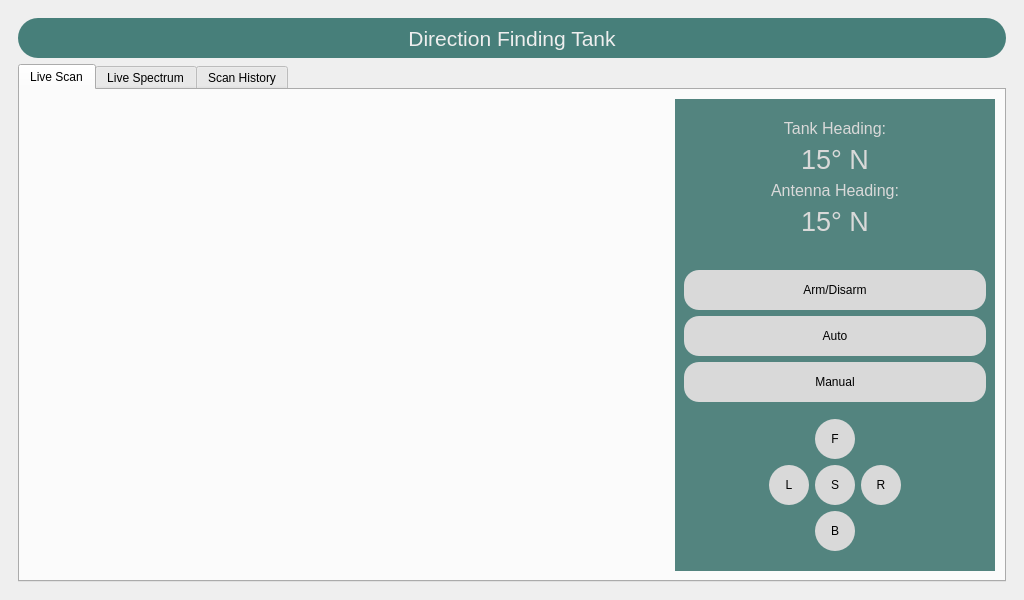
<?xml version="1.0" encoding="UTF-8"?>
<ui version="4.0">
 <class>MainWindow</class>
 <widget class="QMainWindow" name="MainWindow">
  <property name="geometry">
   <rect>
    <x>0</x>
    <y>0</y>
    <width>1024</width>
    <height>600</height>
   </rect>
  </property>
  <property name="windowTitle">
   <string>MainWindow</string>
  </property>
  <widget class="QWidget" name="centralwidget">
   <layout class="QGridLayout" name="gridLayout_2">
    <item row="0" column="0">
     <widget class="QStackedWidget" name="stackedWidget">
      <property name="currentIndex">
       <number>1</number>
      </property>
      <widget class="QWidget" name="splash_screen">
       <layout class="QGridLayout" name="gridLayout_7">
        <item row="0" column="0">
         <layout class="QGridLayout" name="gridLayout">
          <item row="2" column="1" alignment="Qt::AlignHCenter">
           <widget class="QLabel" name="label">
            <property name="sizePolicy">
             <sizepolicy hsizetype="Fixed" vsizetype="Fixed">
              <horstretch>0</horstretch>
              <verstretch>0</verstretch>
             </sizepolicy>
            </property>
            <property name="minimumSize">
             <size>
              <width>370</width>
              <height>270</height>
             </size>
            </property>
            <property name="maximumSize">
             <size>
              <width>370</width>
              <height>270</height>
             </size>
            </property>
            <property name="text">
             <string/>
            </property>
            <property name="pixmap">
             <pixmap resource="resources.qrc">:/icons/resources/prince_sattam_logo.png</pixmap>
            </property>
            <property name="scaledContents">
             <bool>true</bool>
            </property>
           </widget>
          </item>
          <item row="5" column="0">
           <spacer name="horizontalSpacer">
            <property name="orientation">
             <enum>Qt::Horizontal</enum>
            </property>
            <property name="sizeType">
             <enum>QSizePolicy::Minimum</enum>
            </property>
            <property name="sizeHint" stdset="0">
             <size>
              <width>40</width>
              <height>20</height>
             </size>
            </property>
           </spacer>
          </item>
          <item row="3" column="1">
           <spacer name="verticalSpacer_2">
            <property name="orientation">
             <enum>Qt::Vertical</enum>
            </property>
            <property name="sizeHint" stdset="0">
             <size>
              <width>20</width>
              <height>40</height>
             </size>
            </property>
           </spacer>
          </item>
          <item row="0" column="1">
           <spacer name="verticalSpacer_9">
            <property name="orientation">
             <enum>Qt::Vertical</enum>
            </property>
            <property name="sizeHint" stdset="0">
             <size>
              <width>20</width>
              <height>40</height>
             </size>
            </property>
           </spacer>
          </item>
          <item row="1" column="1">
           <spacer name="verticalSpacer_3">
            <property name="orientation">
             <enum>Qt::Vertical</enum>
            </property>
            <property name="sizeHint" stdset="0">
             <size>
              <width>20</width>
              <height>40</height>
             </size>
            </property>
           </spacer>
          </item>
          <item row="5" column="1">
           <widget class="QProgressBar" name="progressBar">
            <property name="minimumSize">
             <size>
              <width>0</width>
              <height>30</height>
             </size>
            </property>
            <property name="styleSheet">
             <string notr="true">QProgressBar {
    border-radius: 15px;
    text-align: center;

}

QProgressBar::chunk {
    border-radius: 15px;
    background-color: #477F7A;
}
</string>
            </property>
            <property name="value">
             <number>0</number>
            </property>
            <property name="textVisible">
             <bool>true</bool>
            </property>
           </widget>
          </item>
          <item row="8" column="1">
           <spacer name="verticalSpacer_10">
            <property name="orientation">
             <enum>Qt::Vertical</enum>
            </property>
            <property name="sizeHint" stdset="0">
             <size>
              <width>20</width>
              <height>40</height>
             </size>
            </property>
           </spacer>
          </item>
          <item row="5" column="2">
           <spacer name="horizontalSpacer_2">
            <property name="orientation">
             <enum>Qt::Horizontal</enum>
            </property>
            <property name="sizeType">
             <enum>QSizePolicy::Minimum</enum>
            </property>
            <property name="sizeHint" stdset="0">
             <size>
              <width>40</width>
              <height>20</height>
             </size>
            </property>
           </spacer>
          </item>
          <item row="7" column="1">
           <spacer name="verticalSpacer">
            <property name="orientation">
             <enum>Qt::Vertical</enum>
            </property>
            <property name="sizeHint" stdset="0">
             <size>
              <width>20</width>
              <height>40</height>
             </size>
            </property>
           </spacer>
          </item>
          <item row="6" column="1">
           <widget class="QLabel" name="progress_update_label">
            <property name="text">
             <string/>
            </property>
            <property name="alignment">
             <set>Qt::AlignLeading|Qt::AlignLeft|Qt::AlignVCenter</set>
            </property>
           </widget>
          </item>
         </layout>
        </item>
       </layout>
      </widget>
      <widget class="QWidget" name="visualization_page">
       <layout class="QVBoxLayout" name="verticalLayout">
        <item>
         <widget class="QLabel" name="label_2">
          <property name="minimumSize">
           <size>
            <width>0</width>
            <height>40</height>
           </size>
          </property>
          <property name="font">
           <font>
            <pointsize>16</pointsize>
           </font>
          </property>
          <property name="styleSheet">
           <string notr="true">QLabel{
background-color: #477F7A;
border-radius: 20px;
color: #EEEEEE;
}</string>
          </property>
          <property name="text">
           <string>Direction Finding Tank</string>
          </property>
          <property name="alignment">
           <set>Qt::AlignCenter</set>
          </property>
         </widget>
        </item>
        <item>
         <widget class="QTabWidget" name="TabWidget">
          <property name="currentIndex">
           <number>0</number>
          </property>
          <widget class="QWidget" name="Scanner">
           <attribute name="title">
            <string>Live Scan</string>
           </attribute>
           <layout class="QGridLayout" name="gridLayout_6">
            <item row="0" column="0">
             <layout class="QGridLayout" name="gridLayout_3">
              <item row="0" column="0" rowspan="2" colspan="2">
               <layout class="QVBoxLayout" name="plot_layout">
                <item>
                 <widget class="MplRadar" name="radar_plot" native="true"/>
                </item>
               </layout>
              </item>
              <item row="0" column="2" rowspan="2">
               <widget class="QWidget" name="widget" native="true">
                <property name="styleSheet">
                 <string notr="true">QWidget{
	background-color: #53847F;
}</string>
                </property>
                <layout class="QVBoxLayout" name="verticalLayout_2">
                 <item>
                  <spacer name="verticalSpacer_7">
                   <property name="orientation">
                    <enum>Qt::Vertical</enum>
                   </property>
                   <property name="sizeHint" stdset="0">
                    <size>
                     <width>20</width>
                     <height>40</height>
                    </size>
                   </property>
                  </spacer>
                 </item>
                 <item>
                  <widget class="QLabel" name="label_3">
                   <property name="sizePolicy">
                    <sizepolicy hsizetype="Preferred" vsizetype="Minimum">
                     <horstretch>0</horstretch>
                     <verstretch>0</verstretch>
                    </sizepolicy>
                   </property>
                   <property name="font">
                    <font>
                     <pointsize>12</pointsize>
                    </font>
                   </property>
                   <property name="styleSheet">
                    <string notr="true">color: #D9D9D9;</string>
                   </property>
                   <property name="text">
                    <string>Tank Heading:</string>
                   </property>
                   <property name="alignment">
                    <set>Qt::AlignCenter</set>
                   </property>
                  </widget>
                 </item>
                 <item>
                  <widget class="QLabel" name="tank_heading">
                   <property name="sizePolicy">
                    <sizepolicy hsizetype="Preferred" vsizetype="Minimum">
                     <horstretch>0</horstretch>
                     <verstretch>0</verstretch>
                    </sizepolicy>
                   </property>
                   <property name="font">
                    <font>
                     <pointsize>20</pointsize>
                    </font>
                   </property>
                   <property name="styleSheet">
                    <string notr="true">color: #D9D9D9;</string>
                   </property>
                   <property name="text">
                    <string>15° N</string>
                   </property>
                   <property name="alignment">
                    <set>Qt::AlignCenter</set>
                   </property>
                  </widget>
                 </item>
                 <item>
                  <widget class="QLabel" name="label_5">
                   <property name="sizePolicy">
                    <sizepolicy hsizetype="Preferred" vsizetype="Minimum">
                     <horstretch>0</horstretch>
                     <verstretch>0</verstretch>
                    </sizepolicy>
                   </property>
                   <property name="font">
                    <font>
                     <pointsize>12</pointsize>
                    </font>
                   </property>
                   <property name="styleSheet">
                    <string notr="true">color: #D9D9D9;</string>
                   </property>
                   <property name="text">
                    <string>Antenna Heading:</string>
                   </property>
                   <property name="alignment">
                    <set>Qt::AlignCenter</set>
                   </property>
                  </widget>
                 </item>
                 <item>
                  <widget class="QLabel" name="antenna_heading">
                   <property name="sizePolicy">
                    <sizepolicy hsizetype="Preferred" vsizetype="Minimum">
                     <horstretch>0</horstretch>
                     <verstretch>0</verstretch>
                    </sizepolicy>
                   </property>
                   <property name="font">
                    <font>
                     <pointsize>20</pointsize>
                    </font>
                   </property>
                   <property name="styleSheet">
                    <string notr="true">color: #D9D9D9;</string>
                   </property>
                   <property name="text">
                    <string>15° N</string>
                   </property>
                   <property name="alignment">
                    <set>Qt::AlignCenter</set>
                   </property>
                  </widget>
                 </item>
                 <item>
                  <spacer name="verticalSpacer_4">
                   <property name="orientation">
                    <enum>Qt::Vertical</enum>
                   </property>
                   <property name="sizeHint" stdset="0">
                    <size>
                     <width>20</width>
                     <height>40</height>
                    </size>
                   </property>
                  </spacer>
                 </item>
                 <item>
                  <spacer name="verticalSpacer_8">
                   <property name="orientation">
                    <enum>Qt::Vertical</enum>
                   </property>
                   <property name="sizeHint" stdset="0">
                    <size>
                     <width>20</width>
                     <height>40</height>
                    </size>
                   </property>
                  </spacer>
                 </item>
                 <item>
                  <layout class="QGridLayout" name="gridLayout_4">
                   <item row="1" column="1" colspan="3">
                    <widget class="QPushButton" name="pushButton_3">
                     <property name="minimumSize">
                      <size>
                       <width>80</width>
                       <height>40</height>
                      </size>
                     </property>
                     <property name="font">
                      <font>
                       <pointsize>9</pointsize>
                      </font>
                     </property>
                     <property name="styleSheet">
                      <string notr="true">QPushButton{
	background-color: #D9D9D9;
	border-radius: 15px;
}</string>
                     </property>
                     <property name="text">
                      <string>Arm/Disarm</string>
                     </property>
                    </widget>
                   </item>
                   <item row="2" column="1" colspan="3">
                    <widget class="QPushButton" name="pushButton">
                     <property name="minimumSize">
                      <size>
                       <width>80</width>
                       <height>40</height>
                      </size>
                     </property>
                     <property name="font">
                      <font>
                       <pointsize>9</pointsize>
                      </font>
                     </property>
                     <property name="styleSheet">
                      <string notr="true">QPushButton{
	background-color: #D9D9D9;
	border-radius: 15px;
}</string>
                     </property>
                     <property name="text">
                      <string>Auto</string>
                     </property>
                    </widget>
                   </item>
                   <item row="3" column="1" colspan="3">
                    <widget class="QPushButton" name="pushButton_2">
                     <property name="minimumSize">
                      <size>
                       <width>80</width>
                       <height>40</height>
                      </size>
                     </property>
                     <property name="font">
                      <font>
                       <pointsize>9</pointsize>
                      </font>
                     </property>
                     <property name="styleSheet">
                      <string notr="true">QPushButton{
	background-color: #D9D9D9;
	border-radius: 15px;
}</string>
                     </property>
                     <property name="text">
                      <string>Manual</string>
                     </property>
                    </widget>
                   </item>
                   <item row="4" column="2">
                    <spacer name="verticalSpacer_5">
                     <property name="orientation">
                      <enum>Qt::Vertical</enum>
                     </property>
                     <property name="sizeHint" stdset="0">
                      <size>
                       <width>20</width>
                       <height>40</height>
                      </size>
                     </property>
                    </spacer>
                   </item>
                   <item row="0" column="1">
                    <widget class="MplWidget" name="plot_0_degrees" native="true"/>
                   </item>
                  </layout>
                 </item>
                 <item>
                  <layout class="QGridLayout" name="gridLayout_5">
                   <item row="1" column="0" alignment="Qt::AlignRight">
                    <widget class="QPushButton" name="left_button">
                     <property name="sizePolicy">
                      <sizepolicy hsizetype="Fixed" vsizetype="Fixed">
                       <horstretch>0</horstretch>
                       <verstretch>0</verstretch>
                      </sizepolicy>
                     </property>
                     <property name="styleSheet">
                      <string notr="true">QPushButton{
	background-color: #D9D9D9;
	width: 40px;
	height: 40px;
	border-radius: 20px;
}</string>
                     </property>
                     <property name="text">
                      <string>L</string>
                     </property>
                    </widget>
                   </item>
                   <item row="3" column="1">
                    <spacer name="verticalSpacer_11">
                     <property name="orientation">
                      <enum>Qt::Vertical</enum>
                     </property>
                     <property name="sizeHint" stdset="0">
                      <size>
                       <width>20</width>
                       <height>40</height>
                      </size>
                     </property>
                    </spacer>
                   </item>
                   <item row="1" column="1">
                    <widget class="QPushButton" name="stop_button">
                     <property name="sizePolicy">
                      <sizepolicy hsizetype="Minimum" vsizetype="Minimum">
                       <horstretch>0</horstretch>
                       <verstretch>0</verstretch>
                      </sizepolicy>
                     </property>
                     <property name="styleSheet">
                      <string notr="true">QPushButton{
	background-color: #D9D9D9;
	width: 40px;
	height: 40px;
	border-radius: 20px;
}</string>
                     </property>
                     <property name="text">
                      <string>S</string>
                     </property>
                    </widget>
                   </item>
                   <item row="2" column="1">
                    <widget class="QPushButton" name="backward_button">
                     <property name="sizePolicy">
                      <sizepolicy hsizetype="Fixed" vsizetype="Fixed">
                       <horstretch>0</horstretch>
                       <verstretch>0</verstretch>
                      </sizepolicy>
                     </property>
                     <property name="styleSheet">
                      <string notr="true">QPushButton{
	background-color: #D9D9D9;
	width: 40px;
	height: 40px;
	border-radius: 20px;
}</string>
                     </property>
                     <property name="text">
                      <string>B</string>
                     </property>
                    </widget>
                   </item>
                   <item row="1" column="2" alignment="Qt::AlignLeft">
                    <widget class="QPushButton" name="right_button">
                     <property name="sizePolicy">
                      <sizepolicy hsizetype="Fixed" vsizetype="Fixed">
                       <horstretch>0</horstretch>
                       <verstretch>0</verstretch>
                      </sizepolicy>
                     </property>
                     <property name="styleSheet">
                      <string notr="true">QPushButton{
	background-color: #D9D9D9;
	width: 40px;
	height: 40px;
	border-radius: 20px;
}</string>
                     </property>
                     <property name="text">
                      <string>R</string>
                     </property>
                    </widget>
                   </item>
                   <item row="0" column="1">
                    <widget class="QPushButton" name="forward_button">
                     <property name="sizePolicy">
                      <sizepolicy hsizetype="Fixed" vsizetype="Fixed">
                       <horstretch>0</horstretch>
                       <verstretch>0</verstretch>
                      </sizepolicy>
                     </property>
                     <property name="styleSheet">
                      <string notr="true">QPushButton{
	background-color: #D9D9D9;
	width: 40px;
	height: 40px;
	border-radius: 20px;
}</string>
                     </property>
                     <property name="text">
                      <string>F</string>
                     </property>
                    </widget>
                   </item>
                  </layout>
                 </item>
                </layout>
               </widget>
              </item>
             </layout>
            </item>
           </layout>
          </widget>
          <widget class="QWidget" name="LiveSpectrum">
           <attribute name="title">
            <string>Live Spectrum</string>
           </attribute>
           <layout class="QGridLayout" name="gridLayout_13" columnstretch="2,1">
            <item row="0" column="0">
             <layout class="QGridLayout" name="gridLayout_8">
              <item row="0" column="1">
               <widget class="MplWidget" name="plot_0" native="true"/>
              </item>
             </layout>
            </item>
            <item row="0" column="1">
             <widget class="QWidget" name="widget_2" native="true">
              <property name="styleSheet">
               <string notr="true">QWidget{
	background-color: #53847F;
}</string>
              </property>
              <layout class="QVBoxLayout" name="verticalLayout_3">
               <item>
                <spacer name="verticalSpacer_12">
                 <property name="orientation">
                  <enum>Qt::Vertical</enum>
                 </property>
                 <property name="sizeHint" stdset="0">
                  <size>
                   <width>20</width>
                   <height>40</height>
                  </size>
                 </property>
                </spacer>
               </item>
               <item>
                <widget class="QLabel" name="label_4">
                 <property name="sizePolicy">
                  <sizepolicy hsizetype="Preferred" vsizetype="Minimum">
                   <horstretch>0</horstretch>
                   <verstretch>0</verstretch>
                  </sizepolicy>
                 </property>
                 <property name="font">
                  <font>
                   <pointsize>12</pointsize>
                  </font>
                 </property>
                 <property name="styleSheet">
                  <string notr="true">color: #D9D9D9;</string>
                 </property>
                 <property name="text">
                  <string>Tank Heading:</string>
                 </property>
                 <property name="alignment">
                  <set>Qt::AlignCenter</set>
                 </property>
                </widget>
               </item>
               <item>
                <widget class="QLabel" name="tank_heading_2">
                 <property name="sizePolicy">
                  <sizepolicy hsizetype="Preferred" vsizetype="Minimum">
                   <horstretch>0</horstretch>
                   <verstretch>0</verstretch>
                  </sizepolicy>
                 </property>
                 <property name="font">
                  <font>
                   <pointsize>20</pointsize>
                  </font>
                 </property>
                 <property name="styleSheet">
                  <string notr="true">color: #D9D9D9;</string>
                 </property>
                 <property name="text">
                  <string>15° N</string>
                 </property>
                 <property name="alignment">
                  <set>Qt::AlignCenter</set>
                 </property>
                </widget>
               </item>
               <item>
                <widget class="QLabel" name="label_6">
                 <property name="sizePolicy">
                  <sizepolicy hsizetype="Preferred" vsizetype="Minimum">
                   <horstretch>0</horstretch>
                   <verstretch>0</verstretch>
                  </sizepolicy>
                 </property>
                 <property name="font">
                  <font>
                   <pointsize>12</pointsize>
                  </font>
                 </property>
                 <property name="styleSheet">
                  <string notr="true">color: #D9D9D9;</string>
                 </property>
                 <property name="text">
                  <string>Antenna Heading:</string>
                 </property>
                 <property name="alignment">
                  <set>Qt::AlignCenter</set>
                 </property>
                </widget>
               </item>
               <item>
                <widget class="QLabel" name="antenna_heading_2">
                 <property name="sizePolicy">
                  <sizepolicy hsizetype="Preferred" vsizetype="Minimum">
                   <horstretch>0</horstretch>
                   <verstretch>0</verstretch>
                  </sizepolicy>
                 </property>
                 <property name="font">
                  <font>
                   <pointsize>20</pointsize>
                  </font>
                 </property>
                 <property name="styleSheet">
                  <string notr="true">color: #D9D9D9;</string>
                 </property>
                 <property name="text">
                  <string>15° N</string>
                 </property>
                 <property name="alignment">
                  <set>Qt::AlignCenter</set>
                 </property>
                </widget>
               </item>
               <item>
                <spacer name="verticalSpacer_6">
                 <property name="orientation">
                  <enum>Qt::Vertical</enum>
                 </property>
                 <property name="sizeHint" stdset="0">
                  <size>
                   <width>20</width>
                   <height>40</height>
                  </size>
                 </property>
                </spacer>
               </item>
               <item>
                <spacer name="verticalSpacer_13">
                 <property name="orientation">
                  <enum>Qt::Vertical</enum>
                 </property>
                 <property name="sizeHint" stdset="0">
                  <size>
                   <width>20</width>
                   <height>40</height>
                  </size>
                 </property>
                </spacer>
               </item>
               <item>
                <layout class="QGridLayout" name="gridLayout_9">
                 <item row="3" column="2">
                  <spacer name="verticalSpacer_14">
                   <property name="orientation">
                    <enum>Qt::Vertical</enum>
                   </property>
                   <property name="sizeHint" stdset="0">
                    <size>
                     <width>20</width>
                     <height>40</height>
                    </size>
                   </property>
                  </spacer>
                 </item>
                 <item row="2" column="1" colspan="3">
                  <widget class="QPushButton" name="pushButton_4">
                   <property name="minimumSize">
                    <size>
                     <width>80</width>
                     <height>40</height>
                    </size>
                   </property>
                   <property name="font">
                    <font>
                     <pointsize>9</pointsize>
                    </font>
                   </property>
                   <property name="styleSheet">
                    <string notr="true">QPushButton{
	background-color: #D9D9D9;
	border-radius: 15px;
}</string>
                   </property>
                   <property name="text">
                    <string>Manual</string>
                   </property>
                  </widget>
                 </item>
                 <item row="1" column="1" colspan="3">
                  <widget class="QPushButton" name="pushButton_5">
                   <property name="minimumSize">
                    <size>
                     <width>80</width>
                     <height>40</height>
                    </size>
                   </property>
                   <property name="font">
                    <font>
                     <pointsize>9</pointsize>
                    </font>
                   </property>
                   <property name="styleSheet">
                    <string notr="true">QPushButton{
	background-color: #D9D9D9;
	border-radius: 15px;
}</string>
                   </property>
                   <property name="text">
                    <string>Auto</string>
                   </property>
                  </widget>
                 </item>
                 <item row="0" column="1" colspan="3">
                  <widget class="QPushButton" name="pushButton_6">
                   <property name="minimumSize">
                    <size>
                     <width>80</width>
                     <height>40</height>
                    </size>
                   </property>
                   <property name="font">
                    <font>
                     <pointsize>9</pointsize>
                    </font>
                   </property>
                   <property name="styleSheet">
                    <string notr="true">QPushButton{
	background-color: #D9D9D9;
	border-radius: 15px;
}</string>
                   </property>
                   <property name="text">
                    <string>Arm/Disarm</string>
                   </property>
                  </widget>
                 </item>
                </layout>
               </item>
               <item>
                <layout class="QGridLayout" name="gridLayout_12">
                 <item row="1" column="0" alignment="Qt::AlignRight">
                  <widget class="QPushButton" name="left_button_2">
                   <property name="sizePolicy">
                    <sizepolicy hsizetype="Fixed" vsizetype="Fixed">
                     <horstretch>0</horstretch>
                     <verstretch>0</verstretch>
                    </sizepolicy>
                   </property>
                   <property name="styleSheet">
                    <string notr="true">QPushButton{
	background-color: #D9D9D9;
	width: 40px;
	height: 40px;
	border-radius: 20px;
}</string>
                   </property>
                   <property name="text">
                    <string>L</string>
                   </property>
                  </widget>
                 </item>
                 <item row="3" column="1">
                  <spacer name="verticalSpacer_15">
                   <property name="orientation">
                    <enum>Qt::Vertical</enum>
                   </property>
                   <property name="sizeHint" stdset="0">
                    <size>
                     <width>20</width>
                     <height>40</height>
                    </size>
                   </property>
                  </spacer>
                 </item>
                 <item row="1" column="1">
                  <widget class="QPushButton" name="stop_button_2">
                   <property name="sizePolicy">
                    <sizepolicy hsizetype="Minimum" vsizetype="Minimum">
                     <horstretch>0</horstretch>
                     <verstretch>0</verstretch>
                    </sizepolicy>
                   </property>
                   <property name="styleSheet">
                    <string notr="true">QPushButton{
	background-color: #D9D9D9;
	width: 40px;
	height: 40px;
	border-radius: 20px;
}</string>
                   </property>
                   <property name="text">
                    <string>S</string>
                   </property>
                  </widget>
                 </item>
                 <item row="2" column="1">
                  <widget class="QPushButton" name="backward_button_2">
                   <property name="sizePolicy">
                    <sizepolicy hsizetype="Fixed" vsizetype="Fixed">
                     <horstretch>0</horstretch>
                     <verstretch>0</verstretch>
                    </sizepolicy>
                   </property>
                   <property name="styleSheet">
                    <string notr="true">QPushButton{
	background-color: #D9D9D9;
	width: 40px;
	height: 40px;
	border-radius: 20px;
}</string>
                   </property>
                   <property name="text">
                    <string>B</string>
                   </property>
                  </widget>
                 </item>
                 <item row="1" column="2" alignment="Qt::AlignLeft">
                  <widget class="QPushButton" name="right_button_2">
                   <property name="sizePolicy">
                    <sizepolicy hsizetype="Fixed" vsizetype="Fixed">
                     <horstretch>0</horstretch>
                     <verstretch>0</verstretch>
                    </sizepolicy>
                   </property>
                   <property name="styleSheet">
                    <string notr="true">QPushButton{
	background-color: #D9D9D9;
	width: 40px;
	height: 40px;
	border-radius: 20px;
}</string>
                   </property>
                   <property name="text">
                    <string>R</string>
                   </property>
                  </widget>
                 </item>
                 <item row="0" column="1">
                  <widget class="QPushButton" name="forward_button_2">
                   <property name="sizePolicy">
                    <sizepolicy hsizetype="Fixed" vsizetype="Fixed">
                     <horstretch>0</horstretch>
                     <verstretch>0</verstretch>
                    </sizepolicy>
                   </property>
                   <property name="styleSheet">
                    <string notr="true">QPushButton{
	background-color: #D9D9D9;
	width: 40px;
	height: 40px;
	border-radius: 20px;
}</string>
                   </property>
                   <property name="text">
                    <string>F</string>
                   </property>
                  </widget>
                 </item>
                </layout>
               </item>
              </layout>
             </widget>
            </item>
           </layout>
          </widget>
          <widget class="QWidget" name="tab">
           <attribute name="title">
            <string>Scan History</string>
           </attribute>
           <layout class="QGridLayout" name="gridLayout_11">
            <item row="0" column="0">
             <layout class="QGridLayout" name="gridLayout_10">
              <item row="2" column="0">
               <widget class="MplWidget" name="plot_31" native="true"/>
              </item>
              <item row="2" column="1">
               <widget class="MplWidget" name="plot_32" native="true"/>
              </item>
              <item row="0" column="0">
               <widget class="MplWidget" name="plot_11" native="true"/>
              </item>
              <item row="1" column="0">
               <widget class="MplWidget" name="plot_21" native="true"/>
              </item>
              <item row="0" column="1">
               <widget class="MplWidget" name="plot_12" native="true"/>
              </item>
              <item row="1" column="1">
               <widget class="MplWidget" name="plot_22" native="true"/>
              </item>
              <item row="0" column="2">
               <widget class="MplWidget" name="plot_13" native="true"/>
              </item>
              <item row="1" column="2">
               <widget class="MplWidget" name="plot_23" native="true"/>
              </item>
              <item row="2" column="2">
               <widget class="MplWidget" name="plot_33" native="true"/>
              </item>
             </layout>
            </item>
           </layout>
          </widget>
         </widget>
        </item>
       </layout>
      </widget>
     </widget>
    </item>
   </layout>
  </widget>
 </widget>
 <customwidgets>
  <customwidget>
   <class>MplWidget</class>
   <extends>QWidget</extends>
   <header location="global">mplwidget.h</header>
   <container>1</container>
  </customwidget>
  <customwidget>
   <class>MplRadar</class>
   <extends>QWidget</extends>
   <header>mplradar.h</header>
   <container>1</container>
  </customwidget>
 </customwidgets>
 <resources>
  <include location="resources.qrc"/>
  <include location="resources.qrc"/>
 </resources>
 <connections/>
</ui>
